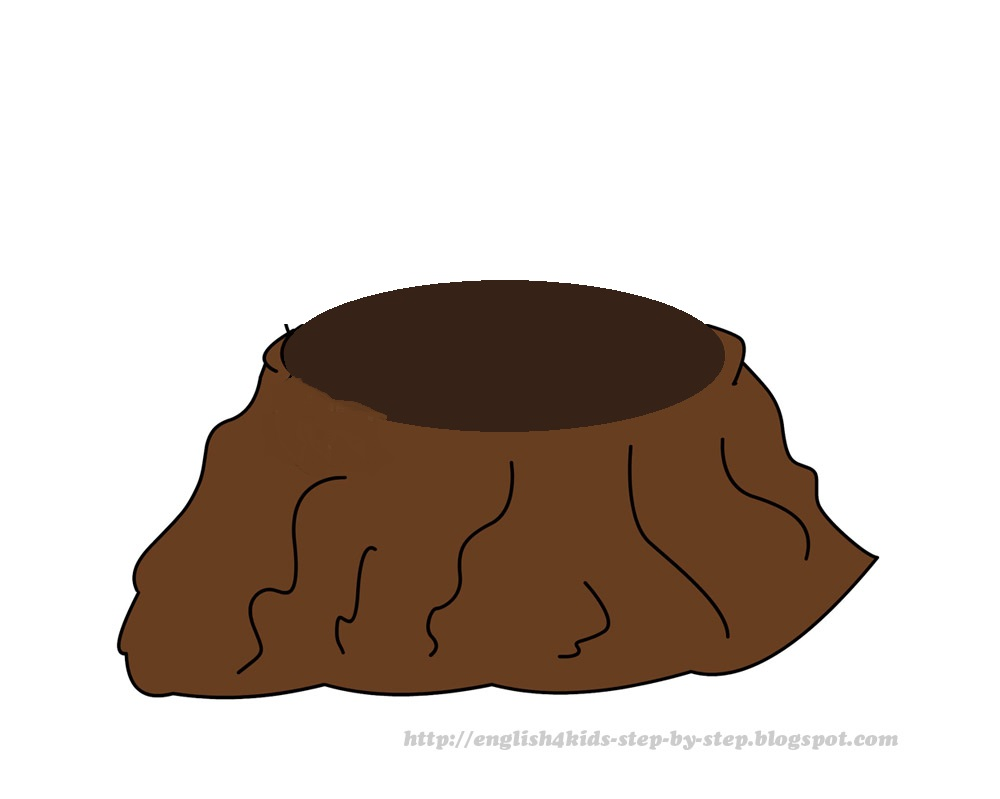
#> input picture practice/mole/hole.jpg, 1000 x 799 px
$ python rotate.py ../mole/hole.jpg out.png
#> lines starting #> are read from the running program, lines starting #| are printed output that depends on the picture
"""Project that rotates a .jpg and stores as a .png"""

from PIL import Image
import sys


def get_filenames():
    """Grab filenames from command line arguments."""
    in_filename = sys.argv[1]
    out_filename = sys.argv[2]
    return in_filename, out_filename


def main():
    in_filename, out_filename = get_filenames()
    im = Image.open(in_filename)
#> im is the input picture: PIL image 1000x799 RGB; mean R, G, B 205, 194.6, 187.3
    out = im.rotate(45)
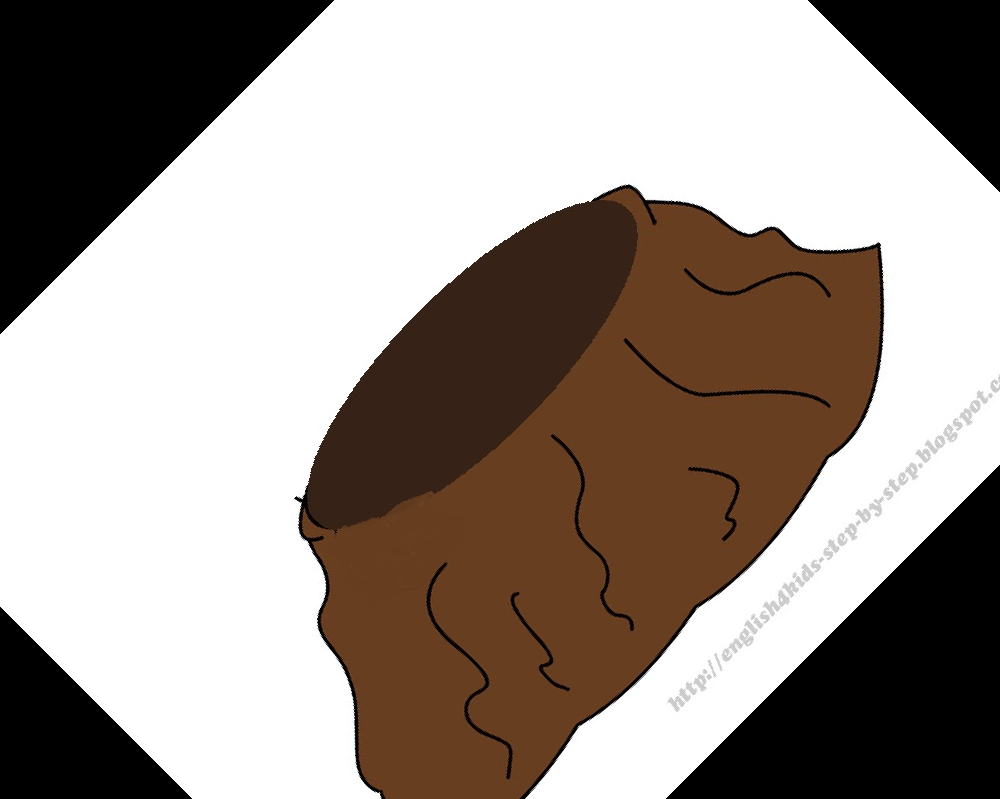
#> out: PIL image 1000x799 RGB; mean R, G, B 158.7, 148.5, 141.4
    out.save(out_filename)


if __name__ == '__main__':
    main()
